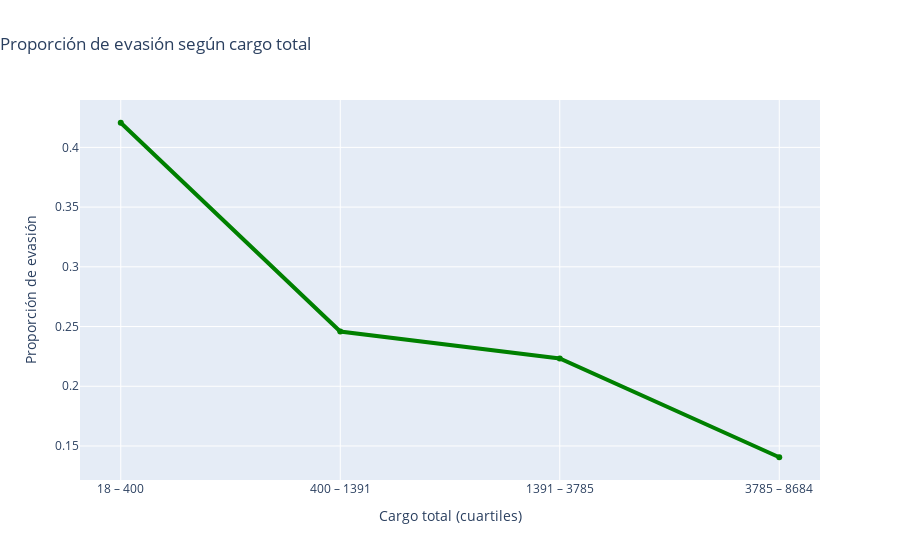

Write notebook code for a chart like this one.
### Code cell
df_telecom['Charges.Total'] = pd.to_numeric(df_telecom['Charges.Total'], errors='coerce')
df_telecom = df_telecom[df_telecom['Charges.Total'].notna()]

bins = pd.qcut(df_telecom['Charges.Total'], q=[0, 0.25, 0.5, 0.75, 1.0], duplicates='drop')
labels = [f"{int(i.left)} – {int(i.right)}" for i in bins.cat.categories]
df_telecom['tcharges_group'] = pd.qcut(df_telecom['Charges.Total'], q=[0, 0.25, 0.5, 0.75, 1.0], labels=labels, duplicates='drop')

# Agrupar y graficar
churn_by_tcharges = df_telecom.groupby('tcharges_group')['Churn'].mean().reset_index()

fig = px.line(
    churn_by_tcharges,
    x='tcharges_group',
    y='Churn',
    title="Proporción de evasión según cargo total",
    labels={'tcharges_group': 'Cargo total (cuartiles)', 'Churn': 'Proporción de evasión'},
    markers=True
)

fig.update_traces(line=dict(color='green', width=4))
fig.update_layout(title_x=0.0)
fig.show()

### Figure 1 — Plotly figure (JSON) as saved in the notebook; plotly's stock layout.template omitted (floating-point values rounded to 4 significant figures)
{"data": [{"hovertemplate": "Cargo total (cuartiles)=%{x}<br>Proporción de evasión=%{y}<extra></extra>", "legendgroup": "", "line": {"color": "green", "dash": "solid", "width": 4}, "marker": {"symbol": "circle"}, "mode": "lines+markers", "name": "", "orientation": "v", "showlegend": false, "type": "scatter", "x": ["18 – 400", "400 – 1391", "1391 – 3785", "3785 – 8684"], "xaxis": "x", "y": [0.4206, 0.2459, 0.2233, 0.1406], "yaxis": "y"}], "layout": {"legend": {"tracegroupgap": 0}, "title": {"text": "Proporción de evasión según cargo total", "x": 0}, "xaxis": {"anchor": "y", "domain": [0, 1], "title": {"text": "Cargo total (cuartiles)"}}, "yaxis": {"anchor": "x", "domain": [0, 1], "title": {"text": "Proporción de evasión"}}}}
